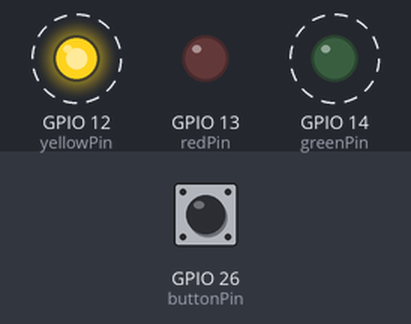
The sketch below on a simulated ESP32. Parts: output pins drawn as LEDs (lit = HIGH). Dashed ring = blinking. Inputs (shaded band) come from the test bench; at power-on: GPIO 26 (buttonPin) LOW.

Above: at 4.8 s.
4.9 s: GPIO 26 (buttonPin) pulled HIGH for 2.35 s
At 5.8 s:
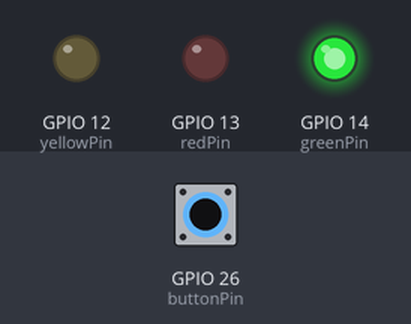
At 7.0 s:
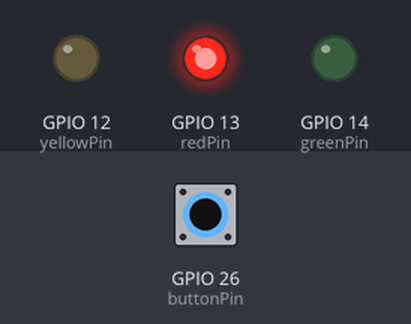
Timing chart, 0 to 18.7 s (numbered marks = the images above; inputs shaded):
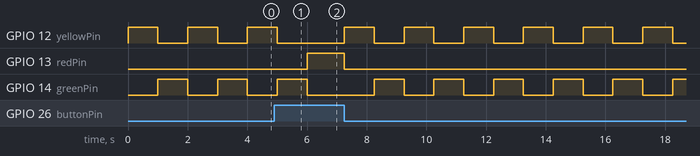

The sketch:

LKPD17_traffic_light_1_push_button.ino
```cpp
const int buttonPin = 26;
const int redPin =  13;
const int yellowPin =  12;
const int greenPin =  14;
void setup() {
  pinMode(redPin, OUTPUT);
   pinMode(yellowPin, OUTPUT);
    pinMode(greenPin, OUTPUT);
  pinMode(buttonPin, INPUT);
}

void loop() {
 int  buttonState = digitalRead(buttonPin);
  if (buttonState == HIGH) {
    digitalWrite(redPin, HIGH);
    digitalWrite(yellowPin, LOW);
    digitalWrite(greenPin, LOW);
  } else {
   digitalWrite(redPin, LOW);
    digitalWrite(yellowPin, HIGH);
    delay(1000);
     digitalWrite(yellowPin, LOW);
    digitalWrite(greenPin, HIGH);
    delay(1000);
     digitalWrite(greenPin, LOW);
  }
}
```

Measured:
- after the input at 4.9 s, GPIO 13 (redPin): LOW → HIGH after 1.1 s, → LOW 1.3 s later
- by itself, GPIO 12 (yellowPin): repeats every 2.0 s: HIGH 1.0 s, LOW 1.0 s
